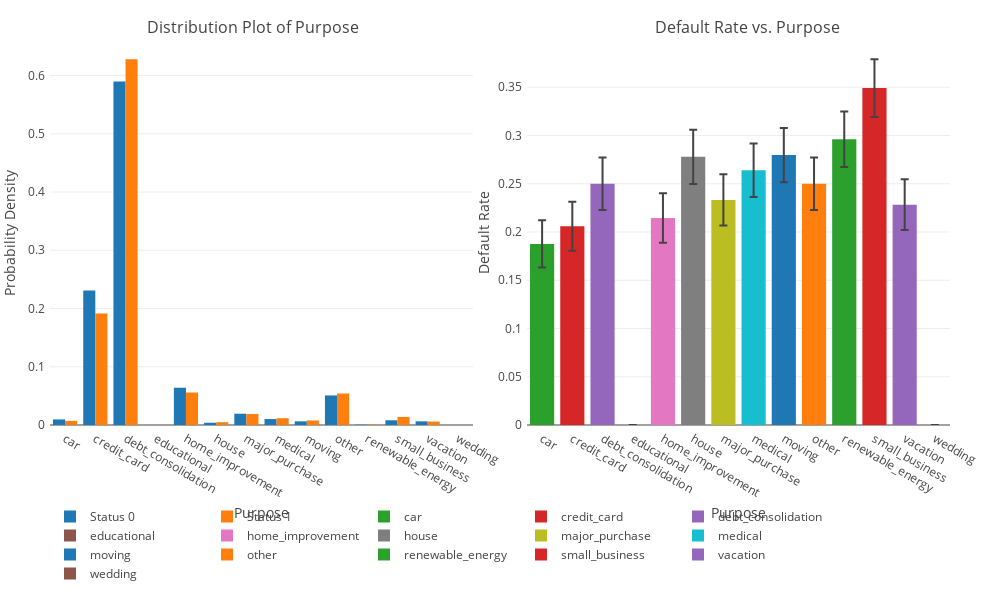

Notebook code cell kept with this figure:
### Code cell
# purpose
feature = 'purpose'
iplot(discrete_plot(data=train, feature=feature, width=1000, height=600))

### Figure 1 — Plotly figure (JSON) as saved in the notebook; plotly's stock layout.template omitted (floating-point values rounded to 4 significant figures)
{"data": [{"name": "Status 0", "type": "bar", "uid": "88562a98-910b-11e8-a385-88e9fe51b829", "x": ["car", "credit_card", "debt_consolidation", "educational", "home_improvement", "house", "major_purchase", "medical", "moving", "other", "renewable_energy", "small_business", "vacation", "wedding"], "xaxis": "x", "y": [0.009595, 0.2309, 0.5899, 1.818e-06, 0.06399, 0.003902, 0.01938, 0.01018, 0.006299, 0.05081, 0.0005619, 0.00813, 0.00627, 2.364e-05], "yaxis": "y"}, {"name": "Status 1", "type": "bar", "uid": "88576da4-910b-11e8-a44e-88e9fe51b829", "x": ["car", "credit_card", "debt_consolidation", "educational", "home_improvement", "house", "major_purchase", "medical", "moving", "other", "renewable_energy", "small_business", "vacation", "wedding"], "xaxis": "x", "y": [0.007079, 0.1913, 0.628, null, 0.05581, 0.004797, 0.01883, 0.01167, 0.007811, 0.05407, 0.000755, 0.01393, 0.005924, null], "yaxis": "y"}, {"error_y": {"array": [0.02448], "visible": true}, "name": "car", "type": "bar", "uid": "886f3a9c-910b-11e8-9777-88e9fe51b829", "x": ["car"], "xaxis": "x2", "y": [0.1877], "yaxis": "y2"}, {"error_y": {"array": [0.02536], "visible": true}, "name": "credit_card", "type": "bar", "uid": "88719ee2-910b-11e8-8524-88e9fe51b829", "x": ["credit_card"], "xaxis": "x2", "y": [0.206], "yaxis": "y2"}, {"error_y": {"array": [0.02715], "visible": true}, "name": "debt_consolidation", "type": "bar", "uid": "8873f24c-910b-11e8-913f-88e9fe51b829", "x": ["debt_consolidation"], "xaxis": "x2", "y": [0.25], "yaxis": "y2"}, {"error_y": {"array": [null], "visible": true}, "name": "educational", "type": "bar", "uid": "88763acc-910b-11e8-8634-88e9fe51b829", "x": ["educational"], "xaxis": "x2", "y": [0], "yaxis": "y2"}, {"error_y": {"array": [0.02574], "visible": true}, "name": "home_improvement", "type": "bar", "uid": "8878e880-910b-11e8-a2ba-88e9fe51b829", "x": ["home_improvement"], "xaxis": "x2", "y": [0.2145], "yaxis": "y2"}, {"error_y": {"array": [0.0281], "visible": true}, "name": "house", "type": "bar", "uid": "887b2d66-910b-11e8-a41e-88e9fe51b829", "x": ["house"], "xaxis": "x2", "y": [0.2779], "yaxis": "y2"}, {"error_y": {"array": [0.02652], "visible": true}, "name": "major_purchase", "type": "bar", "uid": "887df1d8-910b-11e8-9c46-88e9fe51b829", "x": ["major_purchase"], "xaxis": "x2", "y": [0.2333], "yaxis": "y2"}, {"error_y": {"array": [0.02764], "visible": true}, "name": "medical", "type": "bar", "uid": "888065e2-910b-11e8-9c1a-88e9fe51b829", "x": ["medical"], "xaxis": "x2", "y": [0.264], "yaxis": "y2"}, {"error_y": {"array": [0.02815], "visible": true}, "name": "moving", "type": "bar", "uid": "8882b680-910b-11e8-b105-88e9fe51b829", "x": ["moving"], "xaxis": "x2", "y": [0.2797], "yaxis": "y2"}, {"error_y": {"array": [0.02715], "visible": true}, "name": "other", "type": "bar", "uid": "888503e2-910b-11e8-888b-88e9fe51b829", "x": ["other"], "xaxis": "x2", "y": [0.2499], "yaxis": "y2"}, {"error_y": {"array": [0.02866], "visible": true}, "name": "renewable_energy", "type": "bar", "uid": "8887669e-910b-11e8-bbf9-88e9fe51b829", "x": ["renewable_energy"], "xaxis": "x2", "y": [0.2961], "yaxis": "y2"}, {"error_y": {"array": [0.02989], "visible": true}, "name": "small_business", "type": "bar", "uid": "8889ae0c-910b-11e8-bf04-88e9fe51b829", "x": ["small_business"], "xaxis": "x2", "y": [0.3491], "yaxis": "y2"}, {"error_y": {"array": [0.02632], "visible": true}, "name": "vacation", "type": "bar", "uid": "888bedf4-910b-11e8-8de2-88e9fe51b829", "x": ["vacation"], "xaxis": "x2", "y": [0.2283], "yaxis": "y2"}, {"error_y": {"array": [null], "visible": true}, "name": "wedding", "type": "bar", "uid": "888e2ccc-910b-11e8-8c91-88e9fe51b829", "x": ["wedding"], "xaxis": "x2", "y": [0], "yaxis": "y2"}], "layout": {"annotations": [{"font": {"size": 16}, "showarrow": false, "text": "Distribution Plot of Purpose", "x": 0.225, "xanchor": "center", "xref": "paper", "y": 1, "yanchor": "bottom", "yref": "paper"}, {"font": {"size": 16}, "showarrow": false, "text": "Default Rate vs. Purpose", "x": 0.775, "xanchor": "center", "xref": "paper", "y": 1, "yanchor": "bottom", "yref": "paper"}], "height": 600, "legend": {"orientation": "h", "xanchor": "auto", "y": -0.2}, "margin": {"b": 50, "l": 50, "pad": 4, "r": 50, "t": 40}, "width": 1000, "xaxis": {"anchor": "y", "domain": [0, 0.47], "title": "Purpose"}, "xaxis2": {"anchor": "y2", "domain": [0.53, 1], "title": "Purpose"}, "yaxis": {"anchor": "x", "domain": [0, 1], "title": "Probability Density"}, "yaxis2": {"anchor": "x2", "domain": [0, 1], "title": "Default Rate"}}}
